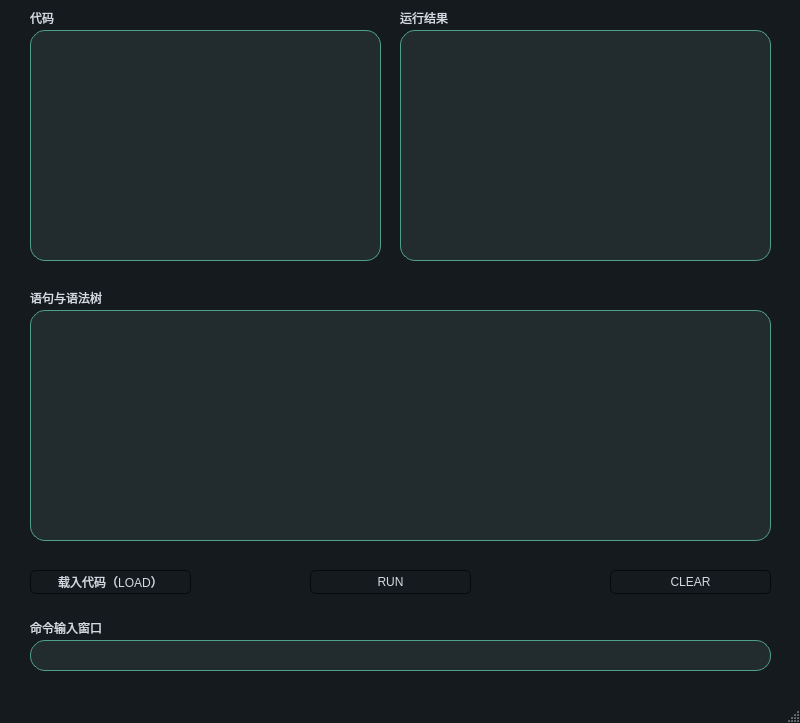
<?xml version="1.0" encoding="UTF-8"?>
<ui version="4.0">
 <class>minibasic</class>
 <widget class="QMainWindow" name="minibasic">
  <property name="geometry">
   <rect>
    <x>0</x>
    <y>0</y>
    <width>800</width>
    <height>723</height>
   </rect>
  </property>
  <property name="windowTitle">
   <string>minibasic</string>
  </property>
  <property name="styleSheet">
   <string notr="true">/*
ManjaroMix Style Sheet for QT Applications
Author: Jaime A. Quiroga P.
Company: GTRONICK
Last updated: 25/02/2020, 15:42.
Available at: https://github.com/GTRONICK/QSS/blob/master/ManjaroMix.qss
*/
QMainWindow {
	background-color:#151a1e;
	border-radius:15px
}
QCalendar {
	background-color: #151a1e;
}
QTextEdit {
	border-width: 1px;
	border-style: solid;
	border-color: #4fa08b;
	background-color: #222b2e;
	color: #d3dae3;
}
QPlainTextEdit {
	border-width: 1px;
	border-style: solid;
	border-color: #4fa08b;
	background-color: #222b2e;
	color: #d3dae3;
}
QToolButton {
	border-style: solid;
	border-top-color: qlineargradient(spread:pad, x1:0.5, y1:1, x2:0.5, y2:0, stop:0 rgb(215, 215, 215), stop:1 rgb(222, 222, 222));
	border-right-color: qlineargradient(spread:pad, x1:0, y1:0.5, x2:1, y2:0.5, stop:0 rgb(217, 217, 217), stop:1 rgb(227, 227, 227));
	border-left-color: qlineargradient(spread:pad, x1:0, y1:0.5, x2:1, y2:0.5, stop:0 rgb(227, 227, 227), stop:1 rgb(217, 217, 217));
	border-bottom-color: qlineargradient(spread:pad, x1:0.5, y1:1, x2:0.5, y2:0, stop:0 rgb(215, 215, 215), stop:1 rgb(222, 222, 222));
	border-width: 1px;
	border-radius: 5px;
	color: #d3dae3;
	padding: 2px;
	background-color: rgb(255,255,255);
}
QToolButton:hover{
	border-style: solid;
	border-top-color: qlineargradient(spread:pad, x1:0.5, y1:1, x2:0.5, y2:0, stop:0 rgb(195, 195, 195), stop:1 rgb(222, 222, 222));
	border-right-color: qlineargradient(spread:pad, x1:0, y1:0.5, x2:1, y2:0.5, stop:0 rgb(197, 197, 197), stop:1 rgb(227, 227, 227));
	border-left-color: qlineargradient(spread:pad, x1:0, y1:0.5, x2:1, y2:0.5, stop:0 rgb(227, 227, 227), stop:1 rgb(197, 197, 197));
	border-bottom-color: qlineargradient(spread:pad, x1:0.5, y1:1, x2:0.5, y2:0, stop:0 rgb(195, 195, 195), stop:1 rgb(222, 222, 222));
	border-width: 1px;
	border-radius: 5px;
	color: rgb(0,0,0);
	padding: 2px;
	background-color: rgb(255,255,255);
}
QToolButton:pressed{
	border-style: solid;
	border-top-color: qlineargradient(spread:pad, x1:0.5, y1:1, x2:0.5, y2:0, stop:0 rgb(215, 215, 215), stop:1 rgb(222, 222, 222));
	border-right-color: qlineargradient(spread:pad, x1:0, y1:0.5, x2:1, y2:0.5, stop:0 rgb(217, 217, 217), stop:1 rgb(227, 227, 227));
	border-left-color: qlineargradient(spread:pad, x1:0, y1:0.5, x2:1, y2:0.5, stop:0 rgb(227, 227, 227), stop:1 rgb(217, 217, 217));
	border-bottom-color: qlineargradient(spread:pad, x1:0.5, y1:1, x2:0.5, y2:0, stop:0 rgb(215, 215, 215), stop:1 rgb(222, 222, 222));
	border-width: 1px;
	border-radius: 5px;
	color: rgb(0,0,0);
	padding: 2px;
	background-color: rgb(142,142,142);
}
QPushButton{
	border-style: solid;
	border-color: #050a0e;
	border-width: 1px;
	border-radius: 5px;
	color: #d3dae3;
	padding: 2px;
	background-color: #151a1e;
}
QPushButton::default{
	border-style: solid;
	border-color: #050a0e;
	border-width: 1px;
	border-radius: 5px;
	color: #FFFFFF;
	padding: 2px;
	background-color: #151a1e;;
}
QPushButton:hover{
	border-style: solid;
	border-color: #050a0e;
	border-width: 1px;
	border-radius: 5px;
	color: #d3dae3;
	padding: 2px;
	background-color: #1c1f1f;
}
QPushButton:pressed{
	border-style: solid;
	border-color: #050a0e;
	border-width: 1px;
	border-radius: 5px;
	color: #d3dae3;
	padding: 2px;
	background-color: #2c2f2f;
}
QPushButton:disabled{
	border-style: solid;
	border-top-color: qlineargradient(spread:pad, x1:0.5, y1:1, x2:0.5, y2:0, stop:0 rgb(215, 215, 215), stop:1 rgb(222, 222, 222));
	border-right-color: qlineargradient(spread:pad, x1:0, y1:0.5, x2:1, y2:0.5, stop:0 rgb(217, 217, 217), stop:1 rgb(227, 227, 227));
	border-left-color: qlineargradient(spread:pad, x1:0, y1:0.5, x2:1, y2:0.5, stop:0 rgb(227, 227, 227), stop:1 rgb(217, 217, 217));
	border-bottom-color: qlineargradient(spread:pad, x1:0.5, y1:1, x2:0.5, y2:0, stop:0 rgb(215, 215, 215), stop:1 rgb(222, 222, 222));
	border-width: 1px;
	border-radius: 5px;
	color: #808086;
	padding: 2px;
	background-color: rgb(142,142,142);
}
QLineEdit {
	border-width: 1px;
	border-style: solid;
	border-color: #4fa08b;
	background-color: #222b2e;
	color: #d3dae3;
}
QLabel {
	color: #d3dae3;
}
QLCDNumber {
	color: #4d9b87;
}
QProgressBar {
	text-align: center;
	color: #d3dae3;
	border-radius: 10px;
	border-color: transparent;
	border-style: solid;
	background-color: #52595d;
}
QProgressBar::chunk {
	background-color: #214037	;
	border-radius: 10px;
}
QMenuBar {
	background-color: #151a1e;
}
QMenuBar::item {
	color: #d3dae3;
  	spacing: 3px;
  	padding: 1px 4px;
	background-color: #151a1e;
}

QMenuBar::item:selected {
  	background-color: #252a2e;
	color: #FFFFFF;
}
QMenu {
	background-color: #151a1e;
}
QMenu::item:selected {
	background-color: #252a2e;
	color: #FFFFFF;
}
QMenu::item {
	color: #d3dae3;
	background-color: #151a1e;
}
QTabWidget {
	color:rgb(0,0,0);
	background-color:#000000;
}
QTabWidget::pane {
		border-color: #050a0e;
		background-color: #1e282c;
		border-style: solid;
		border-width: 1px;
    	border-bottom-left-radius: 4px;
		border-bottom-right-radius: 4px;
}
QTabBar::tab:first {
	border-style: solid;
	border-left-width:1px;
	border-right-width:0px;
	border-top-width:1px;
	border-bottom-width:0px;
	border-top-color: #050a0e;
	border-left-color: #050a0e;
	border-bottom-color: #050a0e;
	border-top-left-radius: 4px;
	color: #d3dae3;
	padding: 3px;
	margin-left:0px;
	background-color: #151a1e;
}
QTabBar::tab:last {
	border-style: solid;
	border-top-width:1px;
	border-left-width:1px;
	border-right-width:1px;
	border-bottom-width:0px;
	border-color: #050a0e;
	border-top-right-radius: 4px;
	color: #d3dae3;
	padding: 3px;
	margin-left:0px;
	background-color: #151a1e;
}
QTabBar::tab {
	border-style: solid;
	border-top-width:1px;
	border-bottom-width:0px;
	border-left-width:1px;
	border-top-color: #050a0e;
	border-left-color: #050a0e;
	border-bottom-color: #050a0e;
	color: #d3dae3;
	padding: 3px;
	margin-left:0px;
	background-color: #151a1e;
}
QTabBar::tab:selected, QTabBar::tab:last:selected, QTabBar::tab:hover {
  	border-style: solid;
  	border-left-width:1px;
	border-bottom-width:0px;
	border-right-color: transparent;
	border-top-color: #050a0e;
	border-left-color: #050a0e;
	border-bottom-color: #050a0e;
	color: #FFFFFF;
	padding: 3px;
	margin-left:0px;
	background-color: #1e282c;
}

QTabBar::tab:selected, QTabBar::tab:first:selected, QTabBar::tab:hover {
  	border-style: solid;
  	border-left-width:1px;
  	border-bottom-width:0px;
  	border-top-width:1px;
	border-right-color: transparent;
	border-top-color: #050a0e;
	border-left-color: #050a0e;
	border-bottom-color: #050a0e;
	color: #FFFFFF;
	padding: 3px;
	margin-left:0px;
	background-color: #1e282c;
}

QCheckBox {
	color: #d3dae3;
	padding: 2px;
}
QCheckBox:disabled {
	color: #808086;
	padding: 2px;
}

QCheckBox:hover {
	border-radius:4px;
	border-style:solid;
	padding-left: 1px;
	padding-right: 1px;
	padding-bottom: 1px;
	padding-top: 1px;
	border-width:1px;
	border-color: transparent;
}
QCheckBox::indicator:checked {

	height: 10px;
	width: 10px;
	border-style:solid;
	border-width: 1px;
	border-color: #4fa08b;
	color: #000000;
	background-color: qradialgradient(cx:0.4, cy:0.4, radius: 1.5,fx:0, fy:0, stop:0 #1e282c, stop:0.3 #1e282c, stop:0.4 #4fa08b, stop:0.5 #1e282c, stop:1 #1e282c);
}
QCheckBox::indicator:unchecked {

	height: 10px;
	width: 10px;
	border-style:solid;
	border-width: 1px;
	border-color: #4fa08b;
	color: #000000;
}
QRadioButton {
	color: #d3dae3;
	padding: 1px;
}
QRadioButton::indicator:checked {
	height: 10px;
	width: 10px;
	border-style:solid;
	border-radius:5px;
	border-width: 1px;
	border-color: #4fa08b;
	color: #a9b7c6;
	background-color: qradialgradient(cx:0.5, cy:0.5, radius:0.4,fx:0.5, fy:0.5, stop:0 #4fa08b, stop:1 #1e282c);
}
QRadioButton::indicator:!checked {
	height: 10px;
	width: 10px;
	border-style:solid;
	border-radius:5px;
	border-width: 1px;
	border-color: #4fa08b;
	color: #a9b7c6;
	background-color: transparent;
}
QStatusBar {
	color:#027f7f;
}
QSpinBox {
	color: #d3dae3;
	background-color: #222b2e;
	border-width: 1px;
	border-style: solid;
	border-color: #4fa08b;
}
QDoubleSpinBox {
	color: #d3dae3;
	background-color: #222b2e;
	border-width: 1px;
	border-style: solid;
	border-color: #4fa08b;
}
QTimeEdit {
	color: #d3dae3;
	background-color: #222b2e;
	border-width: 1px;
	border-style: solid;
	border-color: #4fa08b;
}
QDateTimeEdit {
	color: #d3dae3;
	background-color: #222b2e;
	border-width: 1px;
	border-style: solid;
	border-color: #4fa08b;
}
QDateEdit {
	color: #d3dae3;
	background-color: #222b2e;
	border-width: 1px;
	border-style: solid;
	border-color: #4fa08b;
}
QFontComboBox {
	color: #d3dae3;
	background-color: #222b2e;
	border-width: 1px;
	border-style: solid;
	border-color: #4fa08b;
}
QComboBox {
	color: #d3dae3;
	background-color: #222b2e;
	border-width: 1px;
	border-style: solid;
	border-color: #4fa08b;
}

QDial {
	background: #16a085;
}

QToolBox {
	color: #a9b7c6;
	background-color: #222b2e;
}
QToolBox::tab {
	color: #a9b7c6;
	background-color:#222b2e;
}
QToolBox::tab:selected {
	color: #FFFFFF;
	background-color:#222b2e;
}
QScrollArea {
	color: #FFFFFF;
	background-color:#222b2e;
}
QSlider::groove:horizontal {
	height: 5px;
	background-color: #52595d;
}
QSlider::groove:vertical {
	width: 5px;
	background-color: #52595d;
}
QSlider::handle:horizontal {
	background: #1a2224;
	border-style: solid;
	border-width: 1px;
	border-color: rgb(207,207,207);
	width: 12px;
	margin: -5px 0;
	border-radius: 7px;
}
QSlider::handle:vertical {
	background: #1a2224;
	border-style: solid;
	border-width: 1px;
	border-color: rgb(207,207,207);
	height: 12px;
	margin: 0 -5px;
	border-radius: 7px;
}
QSlider::add-page:horizontal {
    background: #52595d;
}
QSlider::add-page:vertical {
    background: #52595d;
}
QSlider::sub-page:horizontal {
    background-color: #15433a;
}
QSlider::sub-page:vertical {
    background-color: #15433a;
}
QScrollBar:horizontal {
	max-height: 10px;
	border: 1px transparent grey;
	margin: 0px 20px 0px 20px;
	background: transparent;
}
QScrollBar:vertical {
	max-width: 10px;
	border: 1px transparent grey;
	margin: 20px 0px 20px 0px;
	background: transparent;
}
QScrollBar::handle:horizontal {
	background: #52595d;
	border-style: transparent;
	border-radius: 4px;
	min-width: 25px;
}
QScrollBar::handle:horizontal:hover {
	background: #58a492;
	border-style: transparent;
	border-radius: 4px;
	min-width: 25px;
}
QScrollBar::handle:vertical {
	background: #52595d;
	border-style: transparent;
	border-radius: 4px;
	min-height: 25px;
}
QScrollBar::handle:vertical:hover {
	background: #58a492;
	border-style: transparent;
	border-radius: 4px;
	min-height: 25px;
}
QScrollBar::add-line:horizontal {
   border: 2px transparent grey;
   border-top-right-radius: 4px;
   border-bottom-right-radius: 4px;
   background: #15433a;
   width: 20px;
   subcontrol-position: right;
   subcontrol-origin: margin;
}
QScrollBar::add-line:horizontal:pressed {
   border: 2px transparent grey;
   border-top-right-radius: 4px;
   border-bottom-right-radius: 4px;
   background: rgb(181,181,181);
   width: 20px;
   subcontrol-position: right;
   subcontrol-origin: margin;
}
QScrollBar::add-line:vertical {
   border: 2px transparent grey;
   border-bottom-left-radius: 4px;
   border-bottom-right-radius: 4px;
   background: #15433a;
   height: 20px;
   subcontrol-position: bottom;
   subcontrol-origin: margin;
}
QScrollBar::add-line:vertical:pressed {
   border: 2px transparent grey;
   border-bottom-left-radius: 4px;
   border-bottom-right-radius: 4px;
   background: rgb(181,181,181);
   height: 20px;
   subcontrol-position: bottom;
   subcontrol-origin: margin;
}
QScrollBar::sub-line:horizontal {
   border: 2px transparent grey;
   border-top-left-radius: 4px;
   border-bottom-left-radius: 4px;
   background: #15433a;
   width: 20px;
   subcontrol-position: left;
   subcontrol-origin: margin;
}
QScrollBar::sub-line:horizontal:pressed {
   border: 2px transparent grey;
   border-top-left-radius: 4px;
   border-bottom-left-radius: 4px;
   background: rgb(181,181,181);
   width: 20px;
   subcontrol-position: left;
   subcontrol-origin: margin;
}
QScrollBar::sub-line:vertical {
   border: 2px transparent grey;
   border-top-left-radius: 4px;
   border-top-right-radius: 4px;
   background: #15433a;
   height: 20px;
   subcontrol-position: top;
   subcontrol-origin: margin;
}
QScrollBar::sub-line:vertical:pressed {
   border: 2px transparent grey;
   border-top-left-radius: 4px;
   border-top-right-radius: 4px;
   background: rgb(181,181,181);
   height: 20px;
   subcontrol-position: top;
   subcontrol-origin: margin;
}

QScrollBar::add-page:horizontal, QScrollBar::sub-page:horizontal {
   background: none;
}
QScrollBar::add-page:vertical, QScrollBar::sub-page:vertical {
   background: none;
}</string>
  </property>
  <widget class="QWidget" name="centralwidget">
   <widget class="QLabel" name="label">
    <property name="geometry">
     <rect>
      <x>30</x>
      <y>10</y>
      <width>72</width>
      <height>15</height>
     </rect>
    </property>
    <property name="styleSheet">
     <string notr="true">font: 9pt &quot;Aa卑微的我喜欢遥远的你 (非商业使用)&quot;;</string>
    </property>
    <property name="text">
     <string>代码</string>
    </property>
   </widget>
   <widget class="QLabel" name="label_2">
    <property name="geometry">
     <rect>
      <x>400</x>
      <y>10</y>
      <width>72</width>
      <height>15</height>
     </rect>
    </property>
    <property name="styleSheet">
     <string notr="true">font: 9pt &quot;Aa卑微的我喜欢遥远的你 (非商业使用)&quot;;</string>
    </property>
    <property name="text">
     <string>运行结果</string>
    </property>
   </widget>
   <widget class="QLabel" name="label_3">
    <property name="geometry">
     <rect>
      <x>30</x>
      <y>290</y>
      <width>91</width>
      <height>16</height>
     </rect>
    </property>
    <property name="styleSheet">
     <string notr="true">font: 9pt &quot;Aa卑微的我喜欢遥远的你 (非商业使用)&quot;;</string>
    </property>
    <property name="text">
     <string>语句与语法树</string>
    </property>
   </widget>
   <widget class="QPushButton" name="LOAD">
    <property name="geometry">
     <rect>
      <x>30</x>
      <y>570</y>
      <width>161</width>
      <height>24</height>
     </rect>
    </property>
    <property name="styleSheet">
     <string notr="true">font: 9pt &quot;Aa卑微的我喜欢遥远的你 (非商业使用)&quot;;</string>
    </property>
    <property name="text">
     <string>载入代码（LOAD）</string>
    </property>
   </widget>
   <widget class="QPushButton" name="RUN">
    <property name="geometry">
     <rect>
      <x>310</x>
      <y>570</y>
      <width>161</width>
      <height>24</height>
     </rect>
    </property>
    <property name="styleSheet">
     <string notr="true">font: 9pt &quot;Aa卑微的我喜欢遥远的你 (非商业使用)&quot;;</string>
    </property>
    <property name="text">
     <string>RUN</string>
    </property>
   </widget>
   <widget class="QPushButton" name="CLEAR">
    <property name="geometry">
     <rect>
      <x>610</x>
      <y>570</y>
      <width>161</width>
      <height>24</height>
     </rect>
    </property>
    <property name="styleSheet">
     <string notr="true">font: 9pt &quot;Aa卑微的我喜欢遥远的你 (非商业使用)&quot;;</string>
    </property>
    <property name="text">
     <string>CLEAR</string>
    </property>
   </widget>
   <widget class="QLabel" name="label_4">
    <property name="geometry">
     <rect>
      <x>30</x>
      <y>620</y>
      <width>72</width>
      <height>15</height>
     </rect>
    </property>
    <property name="text">
     <string>命令输入窗口</string>
    </property>
   </widget>
   <widget class="QTextBrowser" name="CODE">
    <property name="geometry">
     <rect>
      <x>30</x>
      <y>30</y>
      <width>351</width>
      <height>231</height>
     </rect>
    </property>
    <property name="styleSheet">
     <string notr="true">border-radius:15px</string>
    </property>
    <property name="frameShape">
     <enum>QFrame::Box</enum>
    </property>
   </widget>
   <widget class="QTextBrowser" name="RESULT">
    <property name="geometry">
     <rect>
      <x>400</x>
      <y>30</y>
      <width>371</width>
      <height>231</height>
     </rect>
    </property>
    <property name="styleSheet">
     <string notr="true">border-radius:15px</string>
    </property>
    <property name="frameShape">
     <enum>QFrame::Box</enum>
    </property>
   </widget>
   <widget class="QTextBrowser" name="TREE">
    <property name="geometry">
     <rect>
      <x>30</x>
      <y>310</y>
      <width>741</width>
      <height>231</height>
     </rect>
    </property>
    <property name="styleSheet">
     <string notr="true">border-radius: 15px</string>
    </property>
    <property name="frameShape">
     <enum>QFrame::Box</enum>
    </property>
   </widget>
   <widget class="QLineEdit" name="INPUT">
    <property name="geometry">
     <rect>
      <x>30</x>
      <y>640</y>
      <width>741</width>
      <height>31</height>
     </rect>
    </property>
    <property name="styleSheet">
     <string notr="true">border-radius : 15px</string>
    </property>
   </widget>
  </widget>
  <widget class="QMenuBar" name="menubar">
   <property name="geometry">
    <rect>
     <x>0</x>
     <y>0</y>
     <width>800</width>
     <height>22</height>
    </rect>
   </property>
  </widget>
  <widget class="QStatusBar" name="statusbar"/>
 </widget>
 <resources/>
 <connections/>
</ui>
